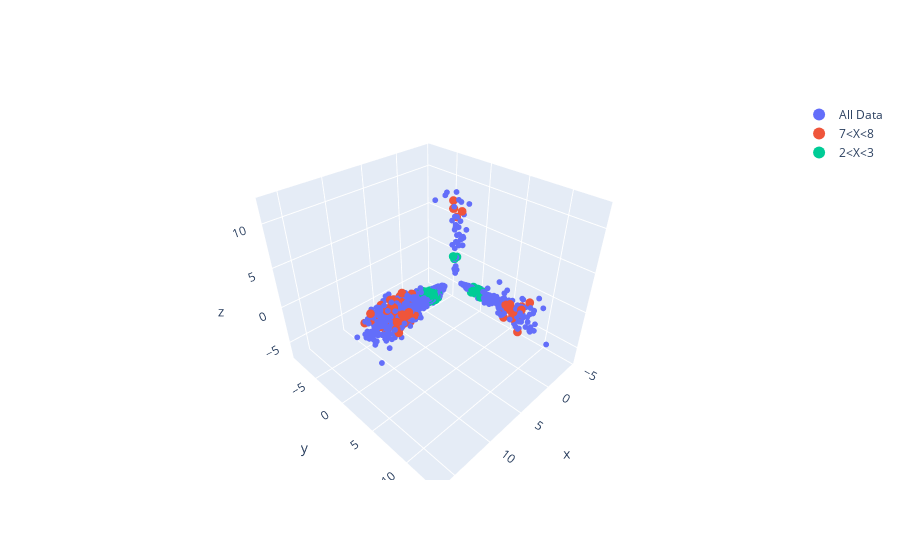

Notebook code cell kept with this figure:
### Code cell
# https://plotly.com/python/3d-scatter-plots/
# https://community.plotly.com/t/setting-marker-size-gives-a-white-outline-in-3d-scatter/26901/4

kp = np.concatenate([x_1,x_2,x_3])
kp1 = (2<kp)&(kp<3)
kp2 = (7<kp)&(kp<8)
fig = go.Figure(data=[go.Scatter3d(x=df.y1, y=df.y2, z=df.y3,
                                   mode='markers', marker=dict(size=2), name='All Data'),
                      go.Scatter3d(x=df.y1[kp2], y=df.y2[kp2], z=df.y3[kp2],
                                   mode='markers', marker=dict(size=3), name='7<X<8'),
                      go.Scatter3d(x=df.y1[kp1], y=df.y2[kp1], z=df.y3[kp1],
                                   mode='markers', marker=dict(size=3), name='2<X<3')
                     ])

# https://stackoverflow.com/questions/65299267/change-legend-marker-size-for-plotly-scatter-plot-bubble-chart-in-python/65299268
fig.update_layout(legend= {'itemsizing': 'constant'})


fig.show()
